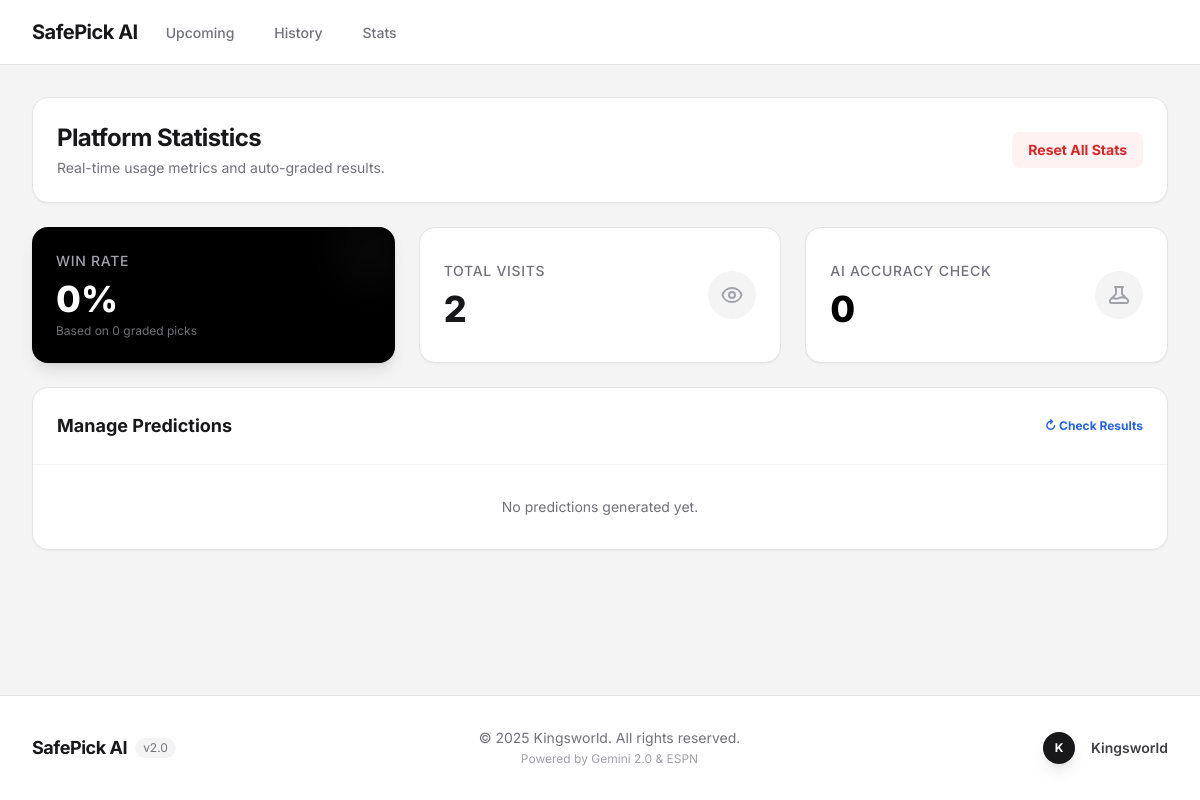
Before: /sports/stats with the older database file.
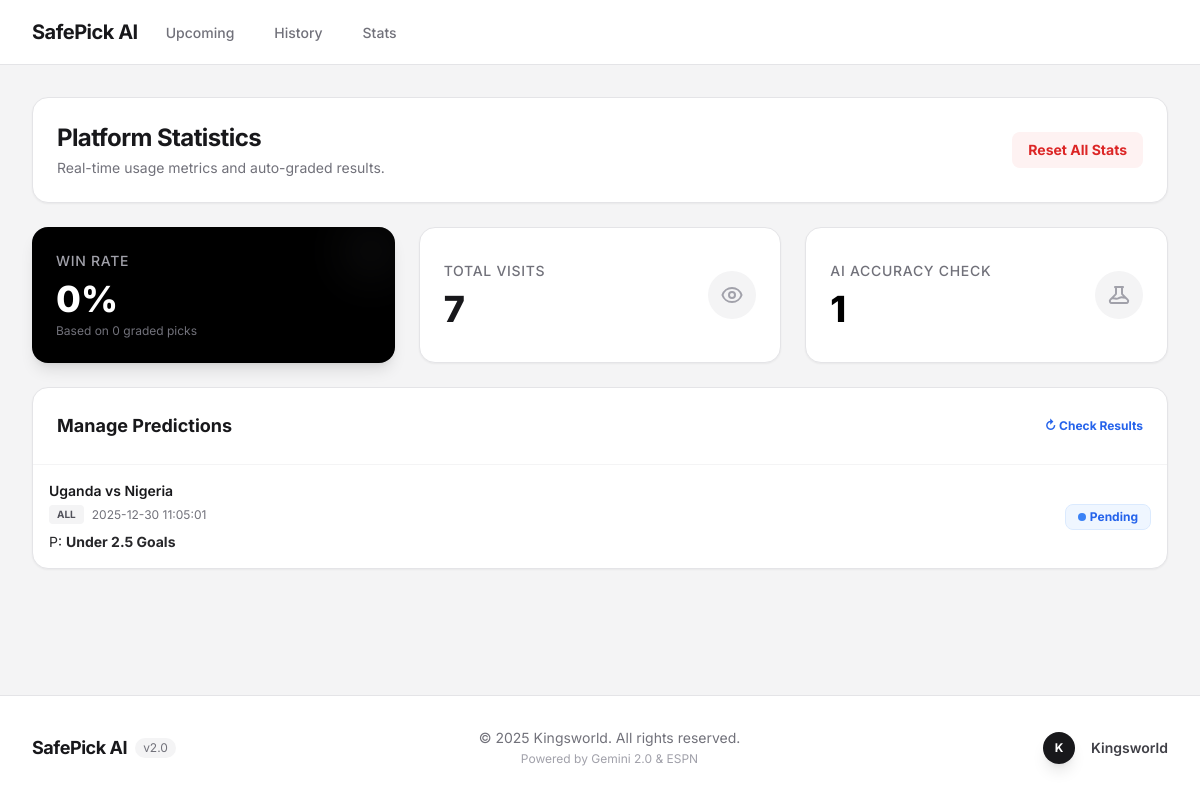
After: the same page with the newer database file.
### tables this page shows
CREATE TABLE predictions (
                id INTEGER PRIMARY KEY AUTOINCREMENT,
                match_id TEXT,
                home_team TEXT,
                away_team TEXT,
                league TEXT,
                prediction_json TEXT,
                created_at TIMESTAMP DEFAULT CURRENT_TIMESTAMP
            , result TEXT);

### routes/sports.py (the view)
@sports_bp.route('/stats')
def stats():
    stats_data = db_service.get_stats()
    recent_predictions = db_service.get_recent_predictions(limit=50)
    return render_template('stats.html', stats=stats_data, predictions=recent_predictions)

### services/database_service.py (called while the page is built)
    def _get_connection(self):
        return sqlite3.connect(self.DB_NAME)

    def get_recent_predictions(self, limit=10):
        try:
            conn = self._get_connection()
            cursor = conn.cursor()
            cursor.execute('SELECT * FROM predictions ORDER BY created_at DESC LIMIT ?', (limit,))
            columns = [col[0] for col in cursor.description]
            predictions = []
            for row in cursor.fetchall():
                pred = dict(zip(columns, row))
                if pred.get('prediction_json'):
                    try:
                        pred['prediction_data'] = json.loads(pred['prediction_json'])
                    except:
                        pred['prediction_data'] = {}
                predictions.append(pred)
            conn.close()
            return predictions
        except Exception as e:
            print(f"DB Error fetching recent predictions: {e}")
            return []

### templates/stats.html (shortened to what this page needs)
{% extends "sports_layout.html" %}
{% block content %}
<div class="space-y-6">
    <div class="bg-white p-6 rounded-2xl shadow-sm border border-zinc-200 flex justify-between items-center">
        <div>
            <h1 class="text-2xl font-bold tracking-tight text-zinc-900">Platform Statistics</h1>
            <p class="text-zinc-500 text-sm mt-1">Real-time usage metrics and auto-graded results.</p>
        </div>
        <button onclick="resetStats()"
            class="px-4 py-2 bg-red-50 text-red-600 text-sm font-bold rounded-lg hover:bg-red-100 transition-colors">
            Reset All Stats
        </button>
    </div>
    <div class="grid grid-cols-1 md:grid-cols-3 gap-6">
        <div class="bg-black text-white p-6 rounded-2xl shadow-lg relative overflow-hidden">
            <div class="absolute top-0 right-0 -mt-2 -mr-2 w-16 h-16 bg-zinc-800 rounded-full opacity-30 blur-xl"></div>
            <div>
                <p class="text-sm font-medium text-zinc-400 uppercase tracking-wider">Win Rate</p>
                <div class="mt-2 text-4xl font-extrabold">{{ stats.get('win_rate', 0) }}%</div>
                <p class="text-xs text-zinc-500 mt-1">Based on {{ stats.get('total_graded', 0) }} graded picks</p>
            </div>
        </div>
        <div class="bg-white p-6 rounded-2xl shadow-sm border border-zinc-200 flex items-center justify-between">
            <div>
                <p class="text-sm font-medium text-zinc-500 uppercase tracking-wider">Total Visits</p>
                <div class="mt-2 text-4xl font-extrabold text-zinc-900">{{ stats.get('total_visits', 0) }}</div>
            </div>
            <div class="w-12 h-12 bg-zinc-100 rounded-full flex items-center justify-center text-zinc-400">
            </div>
        </div>
        <div class="bg-white p-6 rounded-2xl shadow-sm border border-zinc-200 flex items-center justify-between">
            <div>
                <p class="text-sm font-medium text-zinc-500 uppercase tracking-wider">AI Accuracy Check</p>
                <div class="mt-2 text-4xl font-extrabold text-black">{{ stats.get('total_predictions', 0) }}</div>
            </div>
            <div class="w-12 h-12 bg-zinc-100 rounded-full flex items-center justify-center text-zinc-400">
            </div>
        </div>
    </div>
    <div class="bg-white rounded-2xl shadow-sm border border-zinc-200 overflow-hidden">
        <div class="p-6 border-b border-zinc-100 flex justify-between items-center">
            <h2 class="text-lg font-bold text-zinc-900">Manage Predictions</h2>
            <button onclick="checkResults()" class="text-xs text-blue-600 font-bold hover:underline">
                ↻ Check Results
            </button>
        </div>
        {% if predictions %}
        <div class="divide-y divide-zinc-100">
            {% for pred in predictions %}
            <div
                class="p-4 hover:bg-zinc-50 transition-colors flex flex-col sm:flex-row sm:items-center justify-between gap-4">
                <div class="flex flex-col">
                    <span class="text-sm font-semibold text-zinc-900">{{ pred.home_team }} vs {{ pred.away_team
                        }}</span>
                    <div class="flex items-center gap-2 mt-1">
                        <span class="px-2 py-0.5 bg-zinc-100 text-zinc-600 rounded text-[10px] font-bold uppercase">{{
                            pred.league }}</span>
                        <span class="text-xs text-zinc-500">{{ pred.created_at }}</span>
                    </div>
                    <div class="mt-2 text-sm text-zinc-800">
                        P: <strong>{{ pred.prediction_data.best_pick }}</strong>
                    </div>
                </div>
                <div class="flex items-center gap-2">
                    {% if pred.result == 'Win' %}
                    <span class="px-3 py-1 bg-green-100 text-green-800 text-xs font-bold rounded-lg">WON</span>
                    {% elif pred.result == 'Loss' %}
                    <span class="px-3 py-1 bg-red-100 text-red-800 text-xs font-bold rounded-lg">LOST</span>
                    {% elif pred.result == 'Void' %}
                    <span class="px-3 py-1 bg-zinc-200 text-zinc-600 text-xs font-bold rounded-lg">VOID</span>
                    {% else %}
                    <span
                        class="px-3 py-1 bg-blue-50 text-blue-600 text-xs font-bold rounded-lg border border-blue-100 flex items-center gap-1">
                        <span class="w-2 h-2 bg-blue-500 rounded-full animate-pulse"></span> Pending
                    </span>
                    {% endif %}
                </div>
            </div>
            {% endfor %}
        </div>
        {% else %}
        <div class="p-8 text-center text-zinc-500 text-sm">
            No predictions generated yet.
        </div>
        {% endif %}
    </div>
</div>
{% endblock %}

### templates/sports_layout.html (shortened to what this page needs)
<!DOCTYPE html>
<html lang="en">
<head>
    <script src="https://cdn.tailwindcss.com"></script>
</head>
<body class="min-h-screen flex flex-col">
    <nav class="bg-white border-b border-zinc-200 sticky top-0 z-40">
        <div class="max-w-7xl mx-auto px-4 sm:px-6 lg:px-8">
            <div class="flex justify-between h-16">
                <div class="flex">
                    <div class="flex-shrink-0 flex items-center">
                        <a href="/sports" class="text-xl font-bold tracking-tight">SafePick AI</a>
                    </div>
                    <div class="hidden sm:ml-6 sm:flex sm:space-x-8">
                        <a href="/sports"
                            class="border-transparent text-zinc-500 hover:border-zinc-300 hover:text-zinc-700 inline-flex items-center px-1 pt-1 border-b-2 text-sm font-medium">
                            Upcoming
                        </a>
                        <a href="/sports/history"
                            class="border-transparent text-zinc-500 hover:border-zinc-300 hover:text-zinc-700 inline-flex items-center px-1 pt-1 border-b-2 text-sm font-medium">
                            History
                        </a>
                        <a href="/sports/stats"
                            class="border-transparent text-zinc-500 hover:border-zinc-300 hover:text-zinc-700 inline-flex items-center px-1 pt-1 border-b-2 text-sm font-medium">
                            Stats
                        </a>
                    </div>
                </div>
            </div>
        </div>
    </nav>
    <main class="flex-1 max-w-7xl mx-auto px-4 sm:px-6 lg:px-8 py-8 w-full">
        {% block content %}{% endblock %}
    </main>
    <footer class="bg-white border-t border-zinc-200 mt-auto">
        <div class="max-w-7xl mx-auto py-8 px-4 sm:px-6 lg:px-8">
            <div class="flex flex-col md:flex-row justify-between items-center gap-4">
                <div class="flex items-center gap-2">
                    <span class="text-lg font-bold tracking-tight text-zinc-900">SafePick AI</span>
                    <span class="text-xs text-zinc-500 px-2 py-0.5 bg-zinc-100 rounded-full">v2.0</span>
                </div>
                <div class="text-center text-sm text-zinc-500">
                    &copy; 2025 Kingsworld. All rights reserved. <br>
                    <span class="text-xs text-zinc-400">Powered by Gemini 2.0 & ESPN</span>
                </div>
                <div class="flex items-center gap-4">
                    <div
                        class="w-8 h-8 bg-zinc-900 rounded-full flex items-center justify-center text-white font-bold text-xs shadow-lg">
                        K
                    </div>
                    <span class="text-sm font-semibold text-zinc-700">Kingsworld</span>
                </div>
            </div>
        </div>
    </footer>
</body>
</html>

### templates/sports_layout.html (style rules this page uses)
body { background-color: #f4f4f5; color: #18181b; font-family: 'Inter', sans-serif; }

Changed rows visible on the page:
added predictions: home_team "Uganda", away_team "Nigeria", league "ALL", created_at "2025-12-30 11:05:01", prediction_data.best_pick "Under 2.5 Goals"
Other visible differences:
{{ stats.get('total_visits', 0) }}: "2" → "7"
{{ stats.get('total_predictions', 0) }}: "0" → "1"
text no longer shown: "No predictions generated yet."
